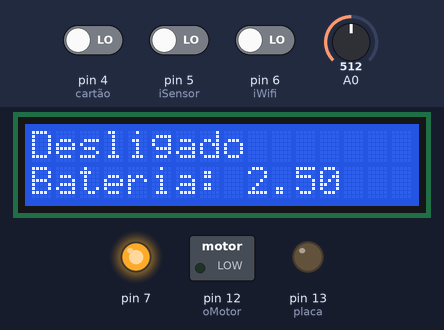
The sketch below on a simulated Arduino Uno, built with avr-gcc and run on an emulated ATmega328P. On the bench: 16×2 character LCD, switched loads named in the sketch (green lamp = pin HIGH), output pins drawn as LEDs (lit = HIGH). Inputs (shaded band) come from the test bench; at power-on: pin 4 (cartão) LOW, pin 5 (iSensor) LOW, pin 6 (iWifi) LOW, A0 = 512. EEPROM starts erased; the modem accepts every AT command (registered, SIM ready, sends succeed) and sends nothing else; what the sketch prints to the serial monitor is not drawn.

Above: at 15.3 s.
15.4 s: pin 4 (cartão) driven HIGH
At 16.5 s:
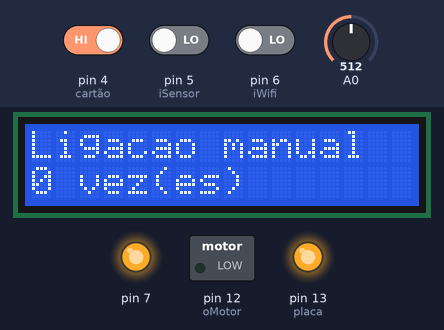
18.4 s: pin 5 (iSensor) driven HIGH
At 19.6 s:
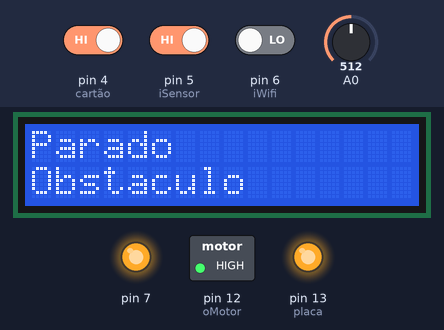
19.9 s: pin 5 (iSensor) driven LOW
At 21.2 s:
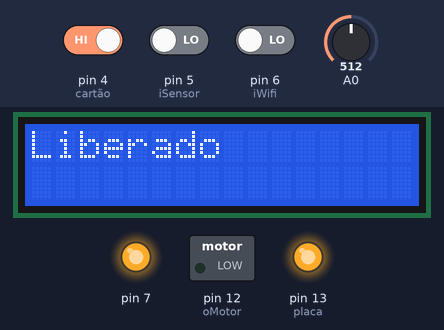
22.9 s: pin 6 (iWifi) driven HIGH
At 23.7 s:
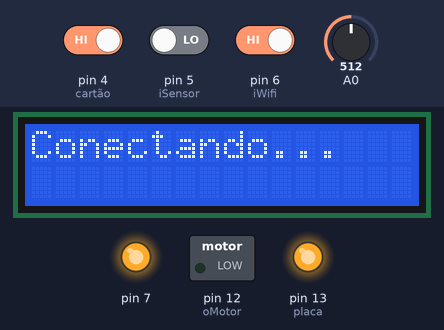
Timing chart, 0 to 25.9 s (numbered marks = the images above; inputs shaded):
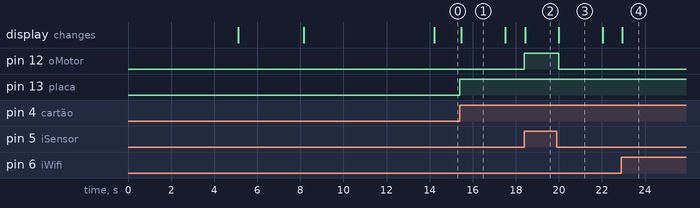

Measured:
- after the input at 15.4 s, pin 13 (placa): LOW → HIGH at once; the display: changes after 0.06 s (image 1)
- after the input at 18.4 s, pin 12 (oMotor): LOW → HIGH at once; the display: changes after 0.05 s (image 2)
- after the input at 19.9 s, pin 12 (oMotor): HIGH → LOW after 0.09 s; the display: changes after 0.09 s (image 3)
- after the input at 22.9 s, the display: changes at once (image 4)
- what the display in image 1 shows lasts 2.0 s, from 15.5 s to 17.5 s

The sketch:

webclient2.ino
```cpp
#include <SoftwareSerial.h>
#include <LiquidCrystal_I2C.h>
//Carrega a biblioteca
#include <EEPROM.h>

// Inicializa o display no endereco 0x27
LiquidCrystal_I2C lcd(0x27,2,1,0,4,5,6,7,3, POSITIVE);

//////////////////////// Variáveis do wifi
String ssid = "BLOCO DOCE";
String password = "11111111";
SoftwareSerial esp8266 (2, 3); //WIFI
String path = "/toy/check/13";
String server = "sistema.dionellybrinquedos.com.br";
String getRequest = "GET " + path + " HTTP/1.1\r\n" + "Host: " + server + "\r\nConnection: keep-alive\r\n\r\n";
String getRequestLength = String(getRequest.length());
String response="";
/////////////////////////
///////////////////////// Variáveis controle
boolean debugger = false;
boolean sensorAtivo = false;
boolean wifiAtivo = false;
boolean cartaoAtivo = false;
boolean criaNovoLog = true;
boolean conectado = false;

unsigned long tempoUso = 0;
unsigned long tempoLog = 0;
String ultimaMensagem = "";

///////////////////////// Variaveis EEPROM
int endId = 0;
int endQtd = 2;
int endTempo = 4;

///////////////////////// Variáveis I/O
short iSensor = 5;
short iWifi = 6;

short oMotor = 12;

/////////////////////////

void setup() {
  setLCD();
  pinMode(LED_BUILTIN, OUTPUT); // placa
  pinMode(oMotor, OUTPUT); // motor
  pinMode(7, OUTPUT); // 5 VOLTS PARA TESTE
  digitalWrite(7, HIGH);

  pinMode(4, INPUT); // cartão / Interruptor da placa
  pinMode(iSensor, INPUT); // sensor
  pinMode(iWifi, INPUT); // HABILITA WIFI

  Serial.begin(9600);
  esp8266.begin(9600);
  delay(5000);
  Serial.flush();
  reset();
  connectWifi();
//  gravaInteiro(endId, 0);
//    gravaInteiro(endQtd, 0);
//    gravaInteiro(endTempo, 0);
  Serial.println(leInteiro(endTempo));
  delay(5000);
  }

void loop() {
  // SE WIFI HABILITADO, BUSCA NO SISTEMA
  if(digitalRead(iWifi) == HIGH){
    if(!wifiAtivo){
      wifiAtivo = true;
      int qtd = leInteiro(endQtd);
      if(qtd > 0) criaNovoLog = true;
      String queryString = "?id=" + String(leInteiro(endId)) + "&qtd=" + String(leInteiro(endQtd)) + "&tempo=" + String(leInteiro(endTempo));
      path = "/toy/check/13" + queryString;
      getRequest = "GET " + path + " HTTP/1.1\r\n" + "Host: " + server + "\r\nConnection: keep-alive\r\n\r\n";
      getRequestLength = String(getRequest.length());
    }
    httpGet();
    myDelay(4000);
  } else {
    wifiAtivo = false;
    lerInputs();
  }
}

///////////////////////////LCD////////////////////////////////////////

void setLCD(){
  lcd.begin (16,2);
  lcd.setBacklight(HIGH);
}

void escreverLCD(String mensagemAcima, String mensagemAbaixo){
  db(mensagemAcima);
  db(mensagemAbaixo);
  if(ultimaMensagem == mensagemAcima + mensagemAbaixo) return;
  lcd.setCursor(0,0);
  lcd.print("                 ");
  lcd.setCursor(0,0);
  lcd.print(mensagemAcima);
  lcd.setCursor(0,1);
  lcd.print("                 ");
  lcd.setCursor(0,1);
  lcd.print(mensagemAbaixo);
  ultimaMensagem = mensagemAcima + mensagemAbaixo;
}

String nivelBateria(){
  int valor = analogRead(0); // Ler valor analógico
  double volt = (valor/1023.0) * 5.0; // Apenas verdade se vcc for igual a 5V
  // Imprimindo o nível de carga da bateria
  return "Bateria: " + String(volt);
}

///////////////WI FI AREA/////////////////////////////
void httpGet(){
    if(!conectado){
      connectWifi();
    }
    response = "";
    esp8266.println("AT+CIPSTART=\"TCP\",\"" + server + "\",80");
    if(esp8266.find("OK") || esp8266.find("ALREADY CONNECTED")) {
      esp8266.println("AT+CIPSEND=" + getRequestLength);
      if(esp8266.find(">") || esp8266.find("ALREADY CONNECTED")) {
        esp8266.print(getRequest);
        if(esp8266.find("SEND OK")){
          espRead();
          if(response.indexOf("brinquedo desligar") != -1) {
            digitalWrite(LED_BUILTIN, LOW);
            escreverLCD("Disponivel", nivelBateria());
            criaNovoLogFunction();
          } else if(response.indexOf("brinquedo ligar") != -1) {
            escreverLCD("Alugado", "Retorno " + response.substring(36,41));
            digitalWrite(LED_BUILTIN, HIGH);
            criaNovoLogFunction();
          }

//            esp8266.println("AT+CIPCLOSE");
//            if(esp8266.find("OK")) Serial.println("Connection close");
          return;

        }
      }
    }
    if(digitalRead(LED_BUILTIN) == LOW) escreverLCD("Falha conexao", "Tentando de Novo");
}

void espRead() {
  response = "";

  boolean ctrl = false;
  db("vai aguardar estar available");
  while(!esp8266.available()){ lerSensor(); }
  db("available");
  long int time = millis();

  while ( (time + 2000) > millis())
  {
    lerSensor();
    while (esp8266.available())
    {
      // The esp has data
      char c = esp8266.read(); // read the next character.

      if(c == '{') ctrl = true;

      if(ctrl) response += c;

      if(c == '}') ctrl = false;
    }
  }
  db(response);
}

void espClear() {
  while (esp8266.available())
  {
    esp8266.read(); // read the next character.;
  }
}

void reset() {
  db("iniciando reset");
  escreverLCD("Iniciando...", "");
  delay(1000);
  db("enviou para wifi at + rst");
  esp8266.println("AT+RST");
  if(esp8266.find("OK")) {
    espRead();
    escreverLCD("Iniciando", "Passo 2");
  } else {
    db("não encontrou ok no reset");
    espRead();
  }
  delay(1000);
}

void connectWifi() {
  if(digitalRead(iWifi) == LOW) return;
  db("conectando no wifi");
  espClear();
  escreverLCD("Conectando...", "");
  String CMD = "AT+CWJAP=\"" +ssid+"\",\"" + password + "\"";
  db(CMD);
  esp8266.println(CMD);
  delay(5000);
  if(esp8266.find("OK")) {
    db("CONECTADO");
    escreverLCD("Conectado!!!!", "");
    conectado = true;
  }
  else {
    db("não conectado, tentando de novo");
    espRead();
    connectWifi();
    return;
  }
  delay(2000);
}
/////////////////////////////////////////////////////////////
////////////////////////////////Inputs Area /////////////////
void lerInputs(){
  lerCartao();
  if(digitalRead(4) == HIGH) lerSensor();
}

// pino 4
void lerCartao(){
  if(digitalRead(4) == HIGH){
    if(!cartaoAtivo){
      cartaoAtivo = true;
      digitalWrite(LED_BUILTIN, HIGH);
      tempoUso = millis();
      tempoLog = tempoUso;

      int qtd = leInteiro(endQtd);
      qtd++;
      gravaInteiro(endQtd, qtd);
      escreverLCD("Ligacao manual", String(qtd) + " vez(es)");
      delay(2000);
    }
    salvaTempoUso(false);

  } else {
    if(cartaoAtivo){
      cartaoAtivo = false;
      salvaTempoUso(true);
    }

    digitalWrite(LED_BUILTIN, LOW);
    escreverLCD("Desligado", nivelBateria());
  }
}

// pino 5
void lerSensor(){
  if(digitalRead(LED_BUILTIN) == HIGH){
    if(digitalRead(iSensor) == HIGH){
      sensorAtivo = true;
      digitalWrite(oMotor, HIGH);
      escreverLCD("Parado", "Obstaculo");
      while(digitalRead(iSensor) == HIGH){}
    } else {
      if(sensorAtivo){
        escreverLCD("Liberado", "");
        digitalWrite(oMotor, LOW);
        delay(2000);
        sensorAtivo = false;
      }
    }
  }
}

/////////////////////////////////////////////////////////////////
/////////////////////////////////////EEPROM
void salvaTempoUso(boolean salvarAgora){
  int tempo = (millis() - tempoLog) / 1000 / 60;
  int tempoLigado = (millis() - tempoUso) / 1000 / 60;
  escreverLCD("Tempo de uso:", String(tempoLigado) + " min");
  if((tempo >= 5) || salvarAgora){
    int ultimoTempo = leInteiro(endTempo);
    gravaInteiro(endTempo, tempo + ultimoTempo);
    tempoLog = millis();
  }
}

int leInteiro(int p){
  int parte1 = EEPROM.read(p);
  int parte2 = EEPROM.read(p+1);
  int valor_original = (parte1 * 256) + parte2;
  return valor_original;
}

void gravaInteiro(int p, int numero){
   // Grava a primeira parte do numero em endereco1
  EEPROM.write(p, numero/256);

  // Grava a segunda parte do numero em endereco2
  EEPROM.write(p + 1, numero%256);
}

void criaNovoLogFunction(){
  if(criaNovoLog){
    criaNovoLog = false;

    int id = leInteiro(endId);
    gravaInteiro(endId, ++id);

    gravaInteiro(endQtd, 0);
    gravaInteiro(endTempo, 0);
  }
}
/////////////////////////////////////AUXILIARES /////////////////

void myDelay(int _delay){
  unsigned long tempo = millis();
  while ( (tempo + _delay) > millis()){
    lerSensor();
  }
}

void db(String texto){
  if(debugger){
    Serial.println(texto);
  }
}
```
